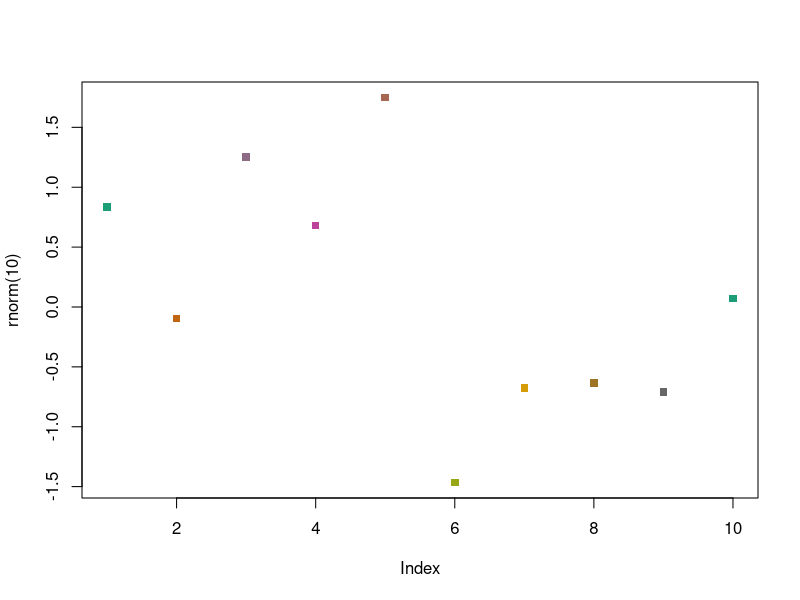
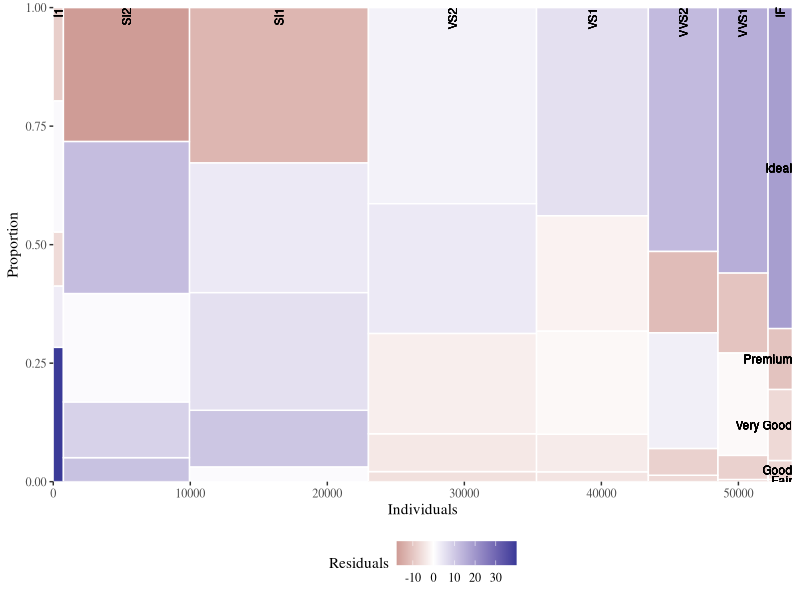
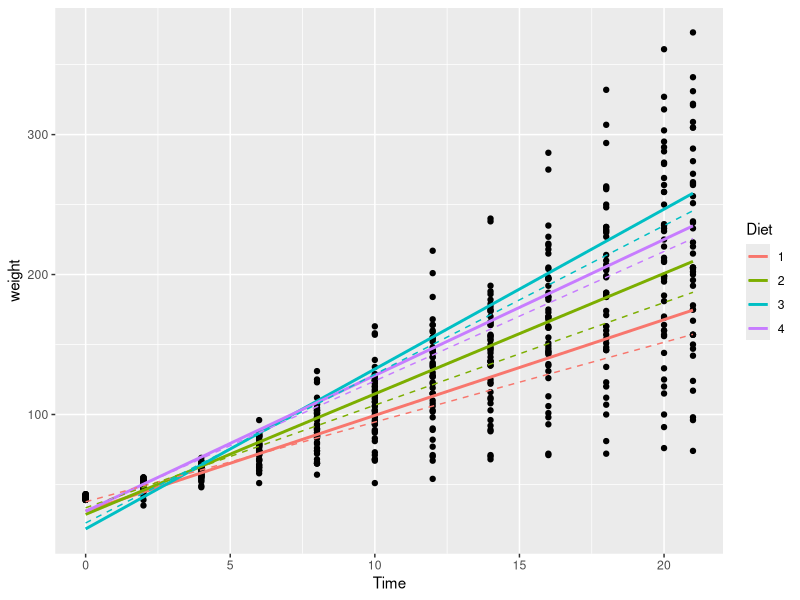
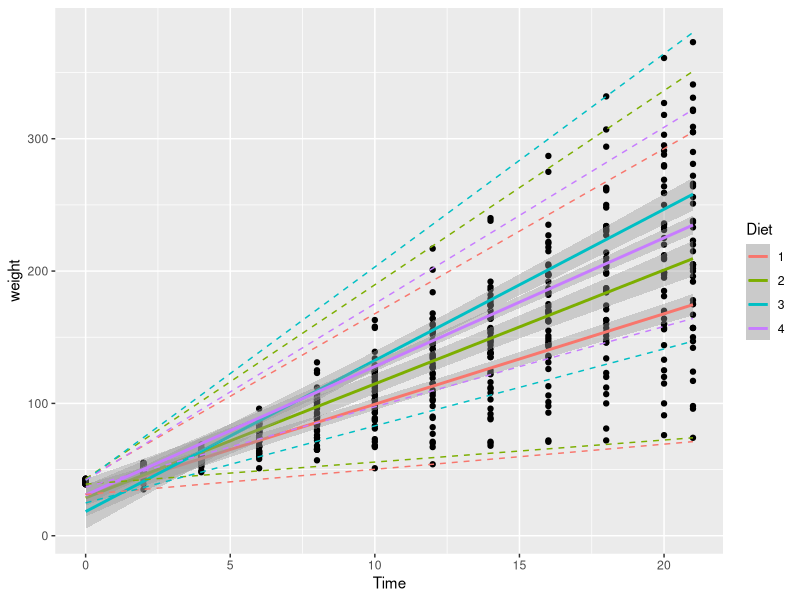

R code for these plots, in order:
## ---- chunk 1
#define a set of colors
colors <- RColorBrewer::brewer.pal(n = 8, name = "Dark2")

#make a color range using colorRampPalette()
#the object now becomes a function which to call a number on
color_range <- colorRampPalette(colors)

plot(rnorm(10),col = color_range(9), pch = 15)
## ---- chunk 2
library(ggplot2)
library(reshape2)
library(dplyr)
library(ggthemes)

# Script generalized into a function
mosaicGG <- function(data, X, FILL) {
  
  # Proportions in raw data
  DF <- as.data.frame.matrix(table(data[[X]], data[[FILL]]))
  DF$groupSum <- rowSums(DF)
  DF$xmax <- cumsum(DF$groupSum)
  DF$xmin <- DF$xmax - DF$groupSum
  DF$X <- row.names(DF)
  DF$groupSum <- NULL
  DF_melted <- melt(DF, id = c("X", "xmin", "xmax"), variable.name = "FILL")
  library(dplyr)
  DF_melted <- DF_melted %>%
    group_by(X) %>%
    mutate(ymax = cumsum(value/sum(value)),
           ymin = ymax - value/sum(value))
  
  # Chi-sq test
  results <- chisq.test(table(data[[FILL]], data[[X]])) # fill and then x
  resid <- melt(results$residuals)
  names(resid) <- c("FILL", "X", "residual")
  
  # Merge data
  DF_all <- merge(DF_melted, resid)
  
  # Positions for labels
  DF_all$xtext <- DF_all$xmin + (DF_all$xmax - DF_all$xmin)/2
  index <- DF_all$xmax == max(DF_all$xmax)
  DF_all$ytext <- DF_all$ymin[index] + (DF_all$ymax[index] - DF_all$ymin[index])/2
  
  # plot:
  g <- ggplot(DF_all, aes(ymin = ymin,  ymax = ymax, xmin = xmin,
                          xmax = xmax, fill = residual)) +
    geom_rect(col = "white") +
    geom_text(aes(x = xtext, label = X),
              y = 1, size = 3, angle = 90, hjust = 1, show.legend = FALSE) +
    geom_text(aes(x = max(xmax),  y = ytext, label = FILL),
              size = 3, hjust = 1, show.legend = FALSE) +
    scale_fill_gradient2("Residuals") +
    scale_x_continuous("Individuals", expand = c(0,0)) +
    scale_y_continuous("Proportion", expand = c(0,0)) +
    theme_tufte() +
    theme(legend.position = "bottom")
  print(g)
}

mosaicGG(diamonds, "clarity", "cut")
## ---- chunk 3
ChickWeight %>%
ggplot(aes(x = Time, y = weight, color = Diet))+
  geom_point(color = 'black')+
  stat_smooth(method = "lm", se = F)+
  stat_quantile(quantiles = 0.5, linetype = 2)

ChickWeight %>%
ggplot(aes(x = Time, y = weight, color = Diet))+
  geom_point(color = 'black')+
  stat_smooth(method = "lm")+
  geom_quantile(stat = 'quantile', quantiles = c(0, 1), linetype = 2)

